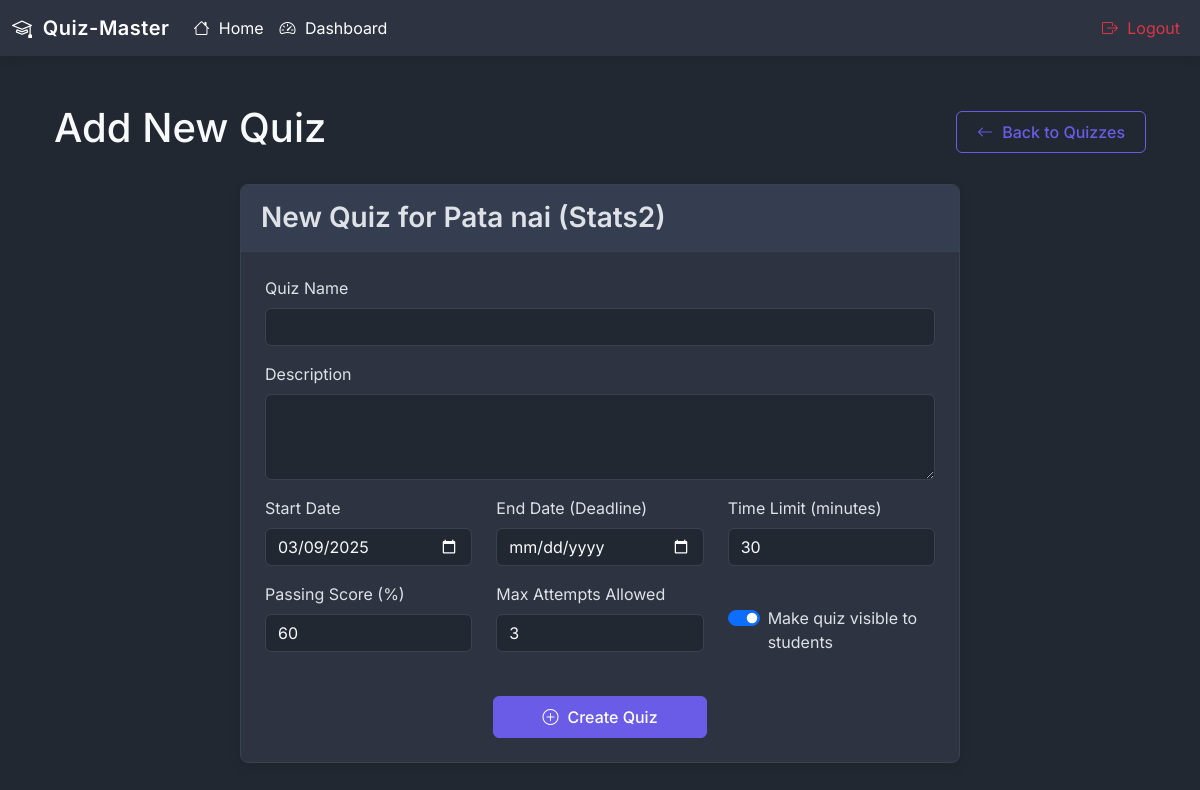
The app's page /admin/quiz/3/add (signed in), older data.
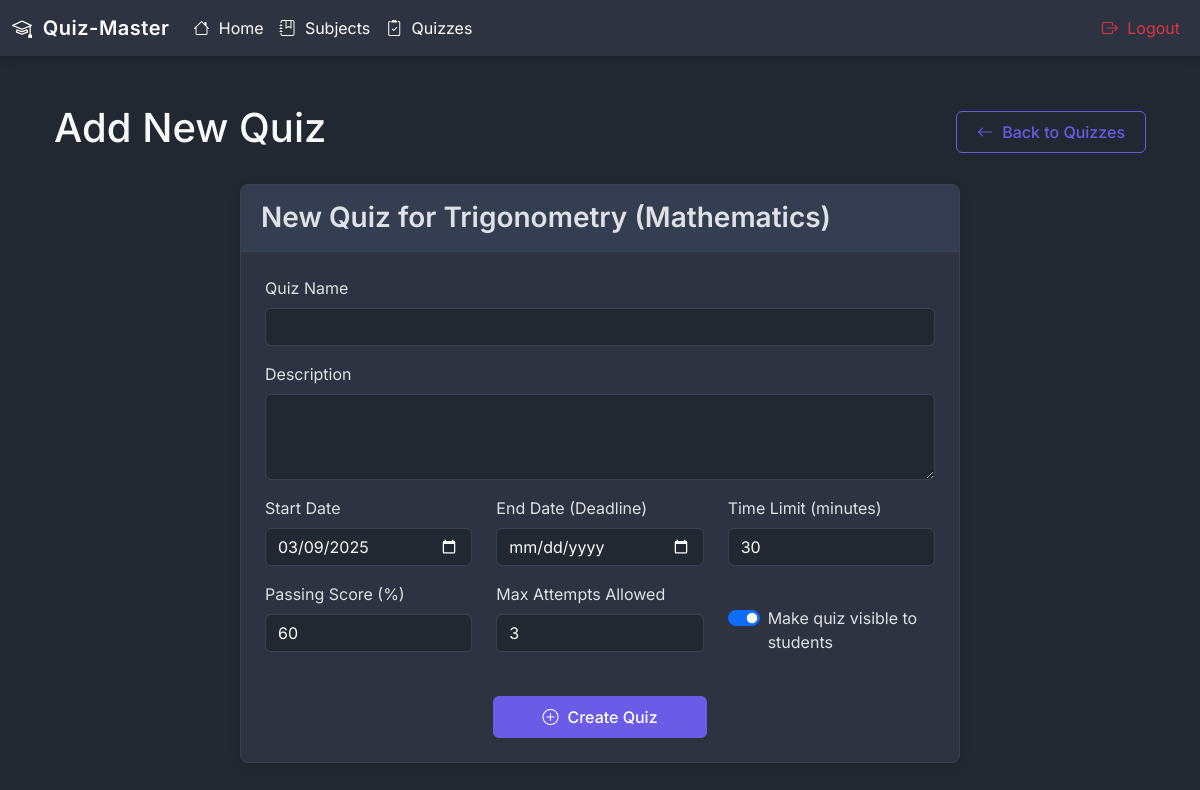
The same page, newer data.
### models.py (models this page shows)
class Chapter(db.Model):
    id = db.Column(db.Integer, primary_key=True)
    name = db.Column(db.String(50), nullable=False)
    description = db.Column(db.Text)
    subject_id = db.Column(db.Integer, db.ForeignKey('subject.id'), nullable=False, index=True)
    created_at = db.Column(db.DateTime, default=datetime.now(timezone.utc))
    updated_at = db.Column(db.DateTime, default=datetime.now(timezone.utc), onupdate=datetime.now(timezone.utc))
    quizzes = db.relationship('Quiz', backref='chapter', lazy=True)

class Subject(db.Model):
    id = db.Column(db.Integer, primary_key=True)
    name = db.Column(db.String(50), unique=True, nullable=False, index=True)
    description = db.Column(db.Text)
    created_at = db.Column(db.DateTime, default=datetime.now(timezone.utc))
    updated_at = db.Column(db.DateTime, default=datetime.now(timezone.utc), onupdate=datetime.now(timezone.utc))
    chapters = db.relationship('Chapter', backref='subject', lazy=True)

### routes/admin_routes.py (the view, shortened to what this page needs)
@app.route('/admin/quiz/<int:chapter_id>/add', methods=['GET', 'POST'])
@admin_required
def add_quiz_form(chapter_id):
    chapter = Chapter.query.get_or_404(chapter_id)
    today = date.today().strftime("%Y-%m-%d")
    return render_template('admin/add_quiz.html', chapter=chapter, today=today)

### utils.py (called while the page is built)
def admin_required(f):
    @wraps(f)
    def decorated_function(*args, **kwargs):
        if 'admin_id' not in session:
            flash('Admin access required!', 'danger')
            return redirect(url_for('login'))
        return f(*args, **kwargs)
    return decorated_function

### templates/admin/add_quiz.html (shortened to what this page needs)
{% extends "base.html" %}
{% block content %}
<div class="container py-4">
    <div class="d-flex justify-content-between align-items-center mb-4">
        <h1>Add New Quiz</h1>
        <a href="{{ url_for('allQuizzes') }}" class="btn btn-outline-primary">
            <i class="bi bi-arrow-left"></i> Back to Quizzes
        </a>
    </div>
    <div class="row">
        <div class="col-md-8 mx-auto">
            <div class="card">
                <div class="card-header">
                    <h3 class="card-title mb-0">New Quiz for {{ chapter.name }} ({{ chapter.subject.name }})</h3>
                </div>
                <div class="card-body">
                    <form action="{{ url_for('add_quiz_form', chapter_id=chapter.id) }}" method="POST">
                        <div class="mb-3">
                            <label for="quiz_name" class="form-label">Quiz Name</label>
                            <input type="text" class="form-control" id="quiz_name" name="quiz_name" required>
                        </div>
                        <div class="mb-3">
                            <label for="quiz_description" class="form-label">Description</label>
                            <textarea class="form-control" id="quiz_description" name="quiz_description" rows="3"></textarea>
                        </div>
                        <div class="row">
                            <div class="col-md-4 mb-3">
                                <label for="start_date" class="form-label">Start Date</label>
                                <input type="date" class="form-control" id="start_date" name="start_date"
                                       value="{{ today }}" required>
                            </div>
                            <div class="col-md-4 mb-3">
                                <label for="end_date" class="form-label">End Date (Deadline)</label>
                                <input type="date" class="form-control" id="end_date" name="end_date">
                            </div>
                            <div class="col-md-4 mb-3">
                                <label for="time_limit" class="form-label">Time Limit (minutes)</label>
                                <input type="number" class="form-control" id="time_limit" name="time_limit"
                                       value="30" min="1" required>
                            </div>
                        </div>
                        <div class="row">
                            <div class="col-md-4 mb-3">
                                <label for="passing_score" class="form-label">Passing Score (%)</label>
                                <input type="number" class="form-control" id="passing_score" name="passing_score"
                                       value="60" min="1" max="100" required>
                            </div>
                            <div class="col-md-4 mb-3">
                                <label for="max_attempts" class="form-label">Max Attempts Allowed</label>
                                <input type="number" class="form-control" id="max_attempts" name="max_attempts"
                                       value="3" min="1" required>
                            </div>
                            <div class="col-md-4 mb-3">
                                <div class="form-check form-switch mt-4">
                                    <input class="form-check-input" type="checkbox" id="is_active" name="is_active" checked>
                                    <label class="form-check-label" for="is_active">Make quiz visible to students</label>
                                </div>
                            </div>
                        </div>
                        <div class="text-center mt-4">
                            <button type="submit" class="btn btn-primary px-5">
                                <i class="bi bi-plus-circle"></i> Create Quiz
                            </button>
                        </div>
                    </form>
                </div>
            </div>
        </div>
    </div>
</div>
{% endblock %}

Row changes from the older to the newer data that the page shows:
no longer on this page (row edited): Subject: subject.name "Stats2"
changed Chapter: name "Pata nai" → "Trigonometry"
added Subject: subject.name "Mathematics"
Text that changed along with them:
text no longer shown: "Dashboard"
text now shown: "Subjects Quizzes"
